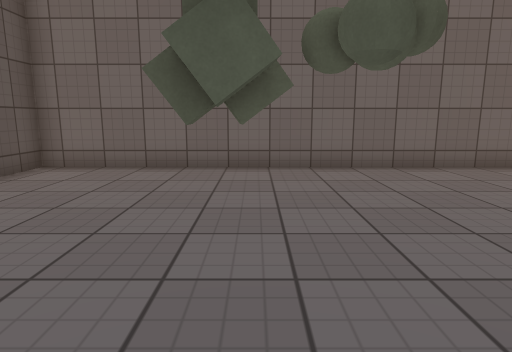
view 1 (above)

13 first-person views from a walk through a 3-D level made in the Unity game engine. The camera is 1.2 m above the floor, tilts 10° down and sees 75° across. The floor is counted in squares, 0.95 m on a side. Each view is taken from the middle of a square. On the plan, view 1 faces up. The plan holds only what a view shows up to about 14 squares ahead; the rest is blank. The player character is not drawn. Surface patterns are stand-ins for the level's own textures.

view 2
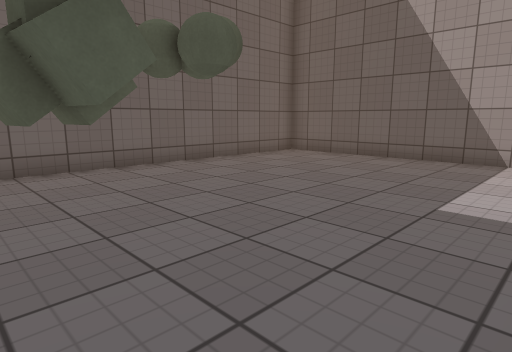

view 3
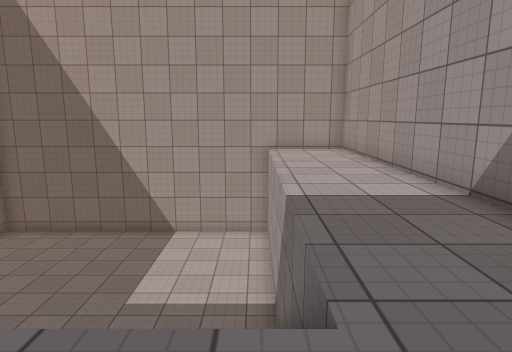

view 4
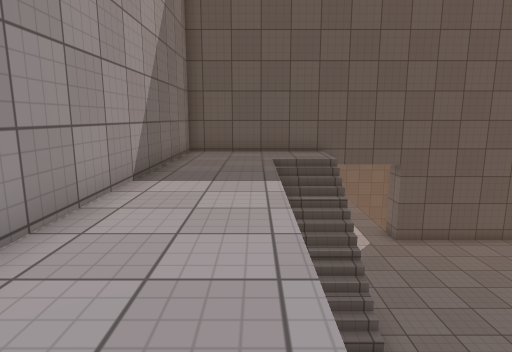

view 5
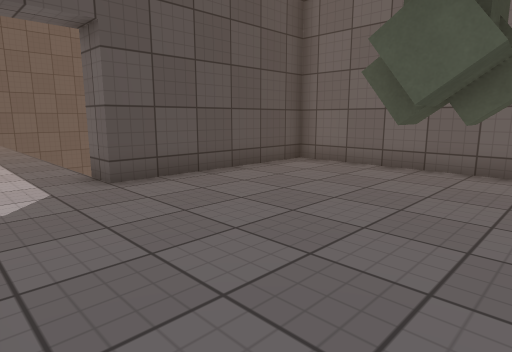

view 6
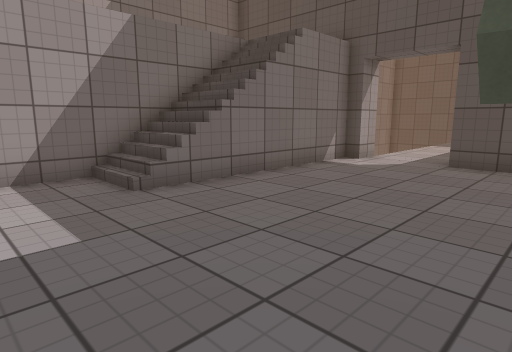

view 7
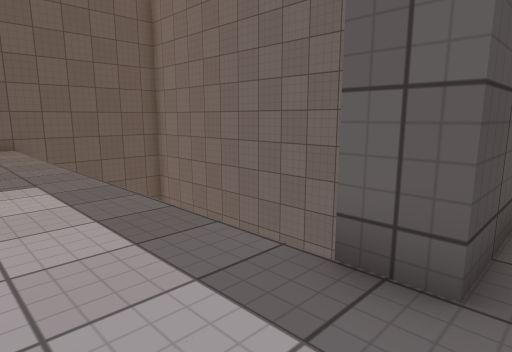

view 8
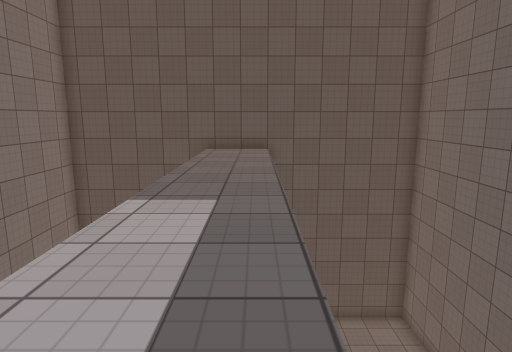

view 9
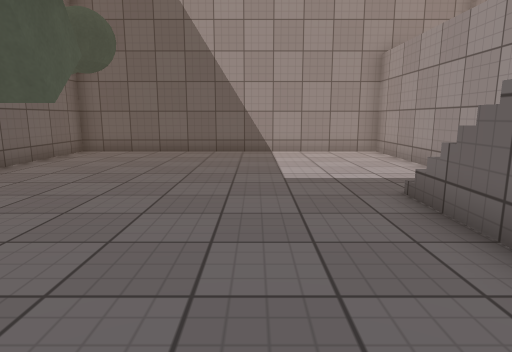

view 10
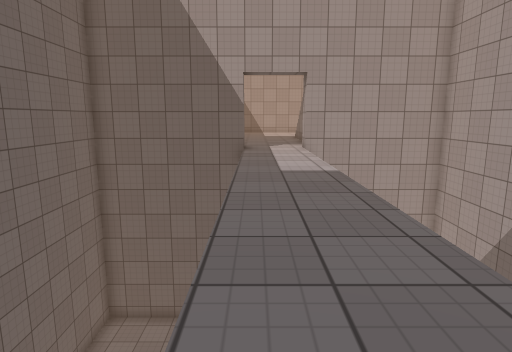

view 11
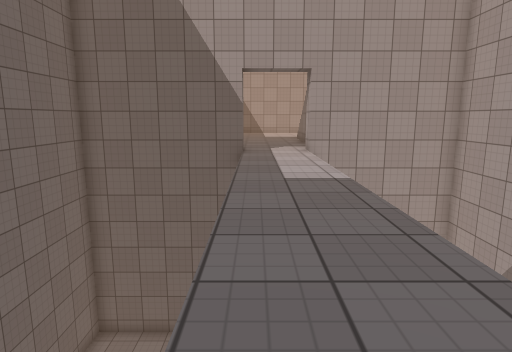

view 12
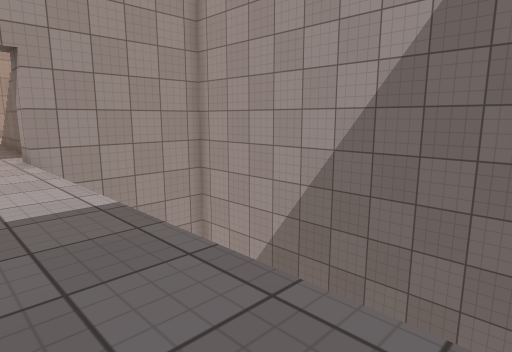

view 13
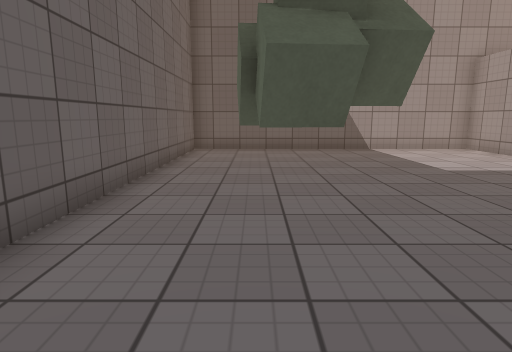

### Floor plan
Key: @ floor where view 1 was taken; # wall or solid block; . main floor; : floor 3.25 m higher than the main floor; / step, stairs or slope; v drop or lower ground; O other object.
Columns run from 21 left of view 1 to 9 right of it. Each row starts with its distance up from view 1.
  9 ###############################
  8  vvv        vvv#..............#
  7  vvv        vvv#..............#
  6  vvv        vvv#....OO........#
  5  v           vv#....OO........#
  4  v             #....OO........#
  3 #v             #..............#
  2 #.............................#
  1 #.............................#
  0 #vvvvvvvvvvvvvv#.....@........#
 -1  v             #:://///.......#
 -2  v             #:://///.......#
 -3  v             #::::::::::::::#
 -4  v             #::::::::::::::#
 -5  vvvvv        v#::::::::::::::#
 -6      ##########################

Where each view was taken, in squares from view 1:
view 1: 0 up, 0 right, facing up
view 2: 0 up, 2 left, facing up-right
view 3: 2 down, 5 left, facing right
view 4: 3 down, 7 right, facing left
view 5: 0 up, 1 right, facing up-left
view 6: 5 up, 4 right, facing down-left
view 7: 0 up, 5 left, facing up-left
view 8: 2 up, 7 left, facing left
view 9: 2 up, 4 left, facing right
view 10: 2 up, 20 left, facing right
view 11: 2 up, 19 left, facing right
view 12: 2 up, 17 left, facing down-right
view 13: 6 up, 5 left, facing right
